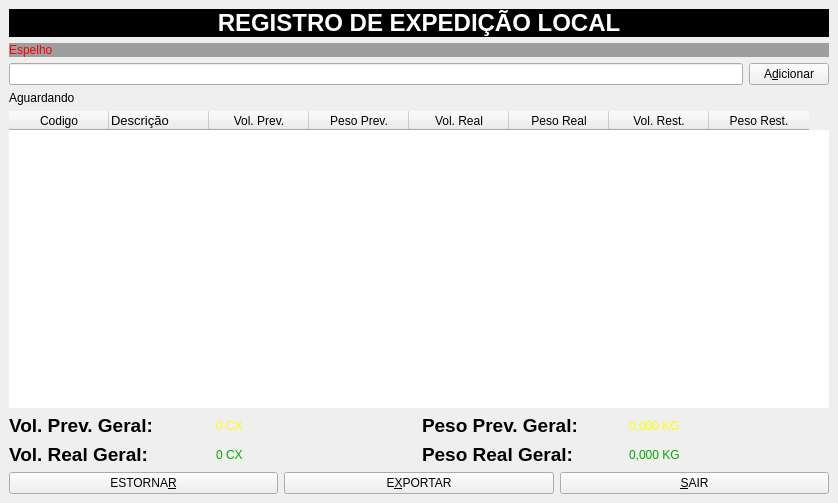
<?xml version="1.0" encoding="UTF-8"?>
<ui version="4.0">
 <class>MainWindow</class>
 <widget class="QMainWindow" name="MainWindow">
  <property name="geometry">
   <rect>
    <x>0</x>
    <y>0</y>
    <width>838</width>
    <height>503</height>
   </rect>
  </property>
  <property name="sizePolicy">
   <sizepolicy hsizetype="Maximum" vsizetype="Maximum">
    <horstretch>0</horstretch>
    <verstretch>0</verstretch>
   </sizepolicy>
  </property>
  <property name="windowTitle">
   <string>Cadastro de Espelho</string>
  </property>
  <widget class="QWidget" name="centralwidget">
   <property name="sizePolicy">
    <sizepolicy hsizetype="Maximum" vsizetype="Maximum">
     <horstretch>0</horstretch>
     <verstretch>0</verstretch>
    </sizepolicy>
   </property>
   <layout class="QGridLayout" name="gridLayout">
    <item row="0" column="0">
     <layout class="QVBoxLayout" name="verticalLayout">
      <item>
       <widget class="QLabel" name="label">
        <property name="styleSheet">
         <string notr="true">background-color: rgb(0, 0, 0);
color: rgb(255, 255, 255);</string>
        </property>
        <property name="text">
         <string>&lt;html&gt;&lt;head/&gt;&lt;body&gt;&lt;p align=&quot;center&quot;&gt;&lt;span style=&quot; font-size:18pt; font-weight:600;&quot;&gt;REGISTRO DE EXPEDIÇÃO LOCAL&lt;/span&gt;&lt;/p&gt;&lt;/body&gt;&lt;/html&gt;</string>
        </property>
       </widget>
      </item>
     </layout>
    </item>
    <item row="6" column="0">
     <layout class="QGridLayout" name="gridLayout_2">
      <item row="0" column="0">
       <widget class="QLabel" name="label_7">
        <property name="text">
         <string>&lt;html&gt;&lt;head/&gt;&lt;body&gt;&lt;p&gt;&lt;span style=&quot; font-size:14pt; font-weight:600;&quot;&gt;Vol. Prev. Geral:&lt;/span&gt;&lt;/p&gt;&lt;/body&gt;&lt;/html&gt;</string>
        </property>
       </widget>
      </item>
      <item row="0" column="1">
       <widget class="QLabel" name="lbl_vol_prev_geral">
        <property name="styleSheet">
         <string notr="true">font: 750 36pt &quot;MS Shell Dlg 2&quot;;
color: rgb(255, 255, 0);</string>
        </property>
        <property name="text">
         <string>0 CX</string>
        </property>
       </widget>
      </item>
      <item row="0" column="3">
       <widget class="QLabel" name="lbl_peso_prev_geral">
        <property name="styleSheet">
         <string notr="true">font: 750 36pt &quot;MS Shell Dlg 2&quot;;
color: rgb(255, 255, 0);</string>
        </property>
        <property name="text">
         <string>0,000 KG</string>
        </property>
       </widget>
      </item>
      <item row="0" column="2">
       <widget class="QLabel" name="label_9">
        <property name="text">
         <string>&lt;html&gt;&lt;head/&gt;&lt;body&gt;&lt;p&gt;&lt;span style=&quot; font-size:14pt; font-weight:600;&quot;&gt;Peso Prev. Geral:&lt;/span&gt;&lt;/p&gt;&lt;/body&gt;&lt;/html&gt;</string>
        </property>
       </widget>
      </item>
     </layout>
    </item>
    <item row="3" column="0">
     <layout class="QHBoxLayout" name="horizontalLayout_2">
      <item>
       <widget class="QLineEdit" name="txt_entrada"/>
      </item>
      <item>
       <widget class="QPushButton" name="btn_adicionar">
        <property name="text">
         <string>A&amp;dicionar</string>
        </property>
       </widget>
      </item>
     </layout>
    </item>
    <item row="2" column="0">
     <widget class="QLabel" name="lbl_espelho">
      <property name="styleSheet">
       <string notr="true">font: 800 25pt &quot;MS Shell Dlg 2&quot;;
background-color: rgb(158, 158, 158);
color: rgb(255, 0, 0);</string>
      </property>
      <property name="text">
       <string>&lt;html&gt;&lt;head/&gt;&lt;body&gt;&lt;p&gt;Espelho&lt;/p&gt;&lt;/body&gt;&lt;/html&gt;</string>
      </property>
     </widget>
    </item>
    <item row="8" column="0">
     <layout class="QHBoxLayout" name="horizontalLayout">
      <item>
       <widget class="QPushButton" name="btn_estornar">
        <property name="text">
         <string>ESTORNA&amp;R</string>
        </property>
       </widget>
      </item>
      <item>
       <widget class="QPushButton" name="btn_exportar">
        <property name="text">
         <string>E&amp;XPORTAR</string>
        </property>
       </widget>
      </item>
      <item>
       <widget class="QPushButton" name="btn_sair">
        <property name="text">
         <string>&amp;SAIR</string>
        </property>
       </widget>
      </item>
     </layout>
    </item>
    <item row="5" column="0">
     <widget class="QTableWidget" name="tbl_resumo">
      <property name="frameShape">
       <enum>QFrame::NoFrame</enum>
      </property>
      <property name="frameShadow">
       <enum>QFrame::Plain</enum>
      </property>
      <property name="editTriggers">
       <set>QAbstractItemView::NoEditTriggers</set>
      </property>
      <property name="selectionMode">
       <enum>QAbstractItemView::SingleSelection</enum>
      </property>
      <property name="showGrid">
       <bool>false</bool>
      </property>
      <property name="gridStyle">
       <enum>Qt::DashLine</enum>
      </property>
      <column>
       <property name="text">
        <string>Codigo</string>
       </property>
      </column>
      <column>
       <property name="text">
        <string>Descrição</string>
       </property>
       <property name="font">
        <font>
         <pointsize>10</pointsize>
         <stylestrategy>PreferAntialias</stylestrategy>
        </font>
       </property>
       <property name="textAlignment">
        <set>AlignJustify|AlignVCenter</set>
       </property>
      </column>
      <column>
       <property name="text">
        <string>Vol. Prev.</string>
       </property>
      </column>
      <column>
       <property name="text">
        <string>Peso Prev.</string>
       </property>
      </column>
      <column>
       <property name="text">
        <string>Vol. Real</string>
       </property>
      </column>
      <column>
       <property name="text">
        <string>Peso Real</string>
       </property>
      </column>
      <column>
       <property name="text">
        <string>Vol. Rest.</string>
       </property>
      </column>
      <column>
       <property name="text">
        <string>Peso Rest.</string>
       </property>
      </column>
     </widget>
    </item>
    <item row="7" column="0">
     <layout class="QGridLayout" name="gridLayout_3">
      <item row="0" column="0">
       <widget class="QLabel" name="label_8">
        <property name="text">
         <string>&lt;html&gt;&lt;head/&gt;&lt;body&gt;&lt;p&gt;&lt;span style=&quot; font-size:14pt; font-weight:600;&quot;&gt;Vol. Real Geral:&lt;/span&gt;&lt;/p&gt;&lt;/body&gt;&lt;/html&gt;</string>
        </property>
       </widget>
      </item>
      <item row="0" column="1">
       <widget class="QLabel" name="lbl_vol_real_geral">
        <property name="styleSheet">
         <string notr="true">font: 750 48pt &quot;MS Shell Dlg 2&quot;;
color: rgb(0, 170, 0);</string>
        </property>
        <property name="text">
         <string>0 CX</string>
        </property>
       </widget>
      </item>
      <item row="0" column="3">
       <widget class="QLabel" name="lbl_peso_real_geral">
        <property name="styleSheet">
         <string notr="true">font: 750 48pt &quot;MS Shell Dlg 2&quot;;
color: rgb(0, 170, 0);</string>
        </property>
        <property name="text">
         <string>0,000 KG</string>
        </property>
       </widget>
      </item>
      <item row="0" column="2">
       <widget class="QLabel" name="label_10">
        <property name="text">
         <string>&lt;html&gt;&lt;head/&gt;&lt;body&gt;&lt;p&gt;&lt;span style=&quot; font-size:14pt; font-weight:600;&quot;&gt;Peso Real Geral:&lt;/span&gt;&lt;/p&gt;&lt;/body&gt;&lt;/html&gt;</string>
        </property>
       </widget>
      </item>
     </layout>
    </item>
    <item row="4" column="0">
     <widget class="QLabel" name="lbl_aviso">
      <property name="styleSheet">
       <string notr="true">font: 800 18pt &quot;MS Shell Dlg 2&quot;;</string>
      </property>
      <property name="text">
       <string>Aguardando</string>
      </property>
     </widget>
    </item>
   </layout>
  </widget>
 </widget>
 <resources/>
 <connections/>
</ui>
